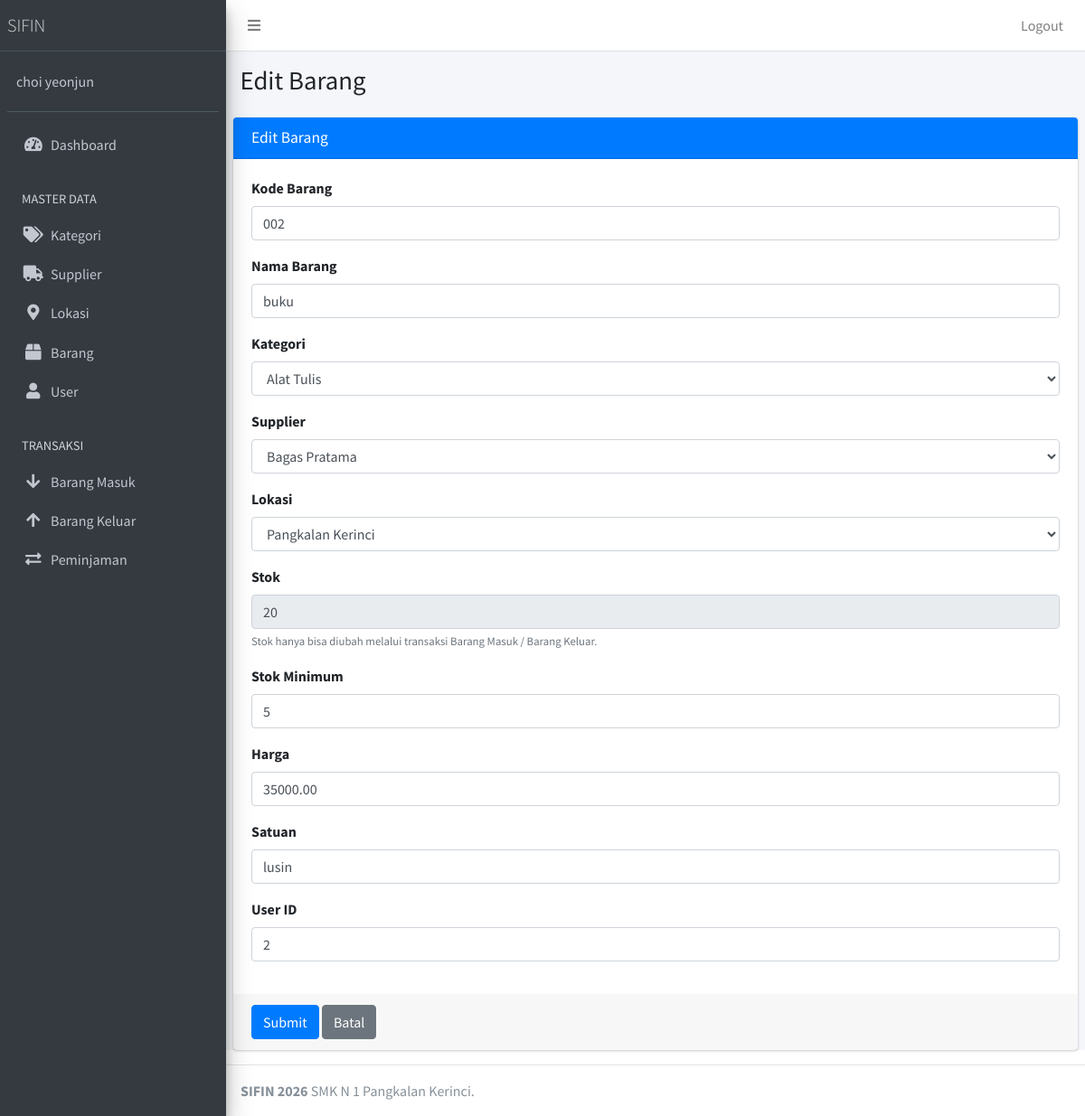
The app's page /public/barang/edit/3 (signed in) with its own data.
### tables this page shows
CREATE TABLE `barang` (
  `id_barang` int NOT NULL,
  `kode_barang` varchar(50) NOT NULL,
  `nama_barang` varchar(150) NOT NULL,
  `id_kategori` int NOT NULL,
  `id_supplier` int DEFAULT NULL,
  `id_lokasi` int DEFAULT NULL,
  `stok` int NOT NULL,
  `stok_minimum` int NOT NULL,
  `harga` decimal(15,2) NOT NULL,
  `satuan` varchar(30) NOT NULL,
  `id_user` int NOT NULL
);

CREATE TABLE `kategori` (
  `id_kategori` int NOT NULL,
  `nama_kategori` varchar(100) NOT NULL
);

CREATE TABLE `supplier` (
  `id_supplier` int NOT NULL,
  `nama_supplier` varchar(150) NOT NULL,
  `alamat` text NOT NULL,
  `hp` varchar(20) NOT NULL,
  `email` varchar(100) NOT NULL
);

CREATE TABLE `lokasi` (
  `id_lokasi` int NOT NULL,
  `nama_lokasi` varchar(100) NOT NULL
);

### app/core/Controller.php (called while the page is built, shortened)
<?php
class Controller {
    public function view($view, $data = [])
    {
        require_once '../app/views/'.$view.'.php';
    }
    public function model($model)
    {
        return new $model;
    }
}

### app/controllers/Barang.php (called while the page is built, shortened)
<?php
class Barang extends Controller
{
public function edit($id)
{
    $data['title']    = 'Edit Barang';
    $data['kategori']  = $this->model('KategoriModel')->getAllKategori();
    $data['supplier']  = $this->model('SupplierModel')->getAllSupplier();
    $data['lokasi']    = $this->model('LokasiModel')->getAllLokasi();
    $data['barang'] = $this->model('BarangModel')->getBarangById($id);
    $this->view('barang/edit', $data);
}
}

### app/core/App.php (called while the page is built, shortened)
<?php
class App{
	protected $method = 'index';
	protected $params = [];
	public function __construct(){
		$url = $this->parseURL();
		if(file_exists('../app/controllers/' . $url[0] . '.php')){
			unset($url[0]);
		}
		$this->controller = new $this->controller;
		if(isset($url[1])){
			if(method_exists($this->controller, $url[1])){
				$this->method = $url[1];
				unset($url[1]);
			}
		}
		if(!empty($url)){
			$this->params = array_values($url);
		}
		call_user_func_array([$this->controller, $this->method], $this->params);
	}
	public function parseURL(){
		if( isset($_GET['url'])){
			$url = rtrim($_GET['url'], '/');
			$url = filter_var($url, FILTER_SANITIZE_URL);
			$url = explode('/',$url);
			return $url;
		}
	}
}

### public/index.php (called while the page is built, shortened)
<?php
$app = new app;

### app/core/Database.php (called while the page is built, shortened)
<?php
class Database{
	private $host = DB_HOST;
	private $user = DB_USER;
	private $pass = DB_PASS;
	private $dbnm = DB_NAME;
	private $dbh;
	private $stmt;
	public function __construct()
	{
		$dsn = 'mysql:host='. $this->host .';dbname='. $this->dbnm;
		$option = [
			PDO::ATTR_PERSISTENT => true,
			PDO::ATTR_ERRMODE => PDO::ERRMODE_EXCEPTION
		];
		try{
			$this->dbh = new PDO($dsn,$this->user,$this->pass, $option);
		}catch(PDOException $e){
			die($e->getMessage());
		}
	}
	public function query($query)
	{
		$this->stmt = $this->dbh->prepare($query);
	}
	public function bind($param, $value, $type = null){
		if(is_null($type)){
			switch (true) {
				default:
					$type = PDO::PARAM_STR;
			}
		}
		$this->stmt->bindValue($param, $value, $type);
	}
	public function execute()
	{
		$this->stmt->execute();
	}
	public function resultSet()
	{
		$this->execute();
		return $this->stmt->fetchAll(PDO::FETCH_ASSOC);
	}
	public function single()
	{
		$this->execute();
		return $this->stmt->fetch(PDO::FETCH_ASSOC);
	}
}

### app/models/BarangModel.php (called while the page is built, shortened)
<?php
class BarangModel
{
    private $db;
    public function __construct()
    {
        $this->db = new Database;
    }
    private $baseQuery = "SELECT b.*, k.nama_kategori, s.nama_supplier, l.nama_lokasi
                           FROM barang b
                           LEFT JOIN kategori k ON b.id_kategori = k.id_kategori
                           LEFT JOIN supplier s ON b.id_supplier = s.id_supplier
                           LEFT JOIN lokasi l ON b.id_lokasi = l.id_lokasi";
    public function getBarangById($id)
    {
        $this->db->query($this->baseQuery . ' WHERE b.id_barang = :id');
        $this->db->bind(':id', $id);
        return $this->db->single();
    }
}

### app/models/KategoriModel.php (called while the page is built, shortened)
<?php
class KategoriModel
{
    private $table = 'kategori';
    private $db;
    public function __construct()
    {
        $this->db = new Database;
    }
    public function getAllKategori()
    {
        $this->db->query('SELECT * FROM ' . $this->table . ' ORDER BY id_kategori DESC');
        return $this->db->resultSet();
    }
}

### app/models/SupplierModel.php (called while the page is built, shortened)
<?php
class SupplierModel
{
    private $table = 'supplier';
    private $db;
    public function __construct()
    {
        $this->db = new Database;
    }
    public function getAllSupplier()
    {
        $this->db->query(
            "SELECT * FROM {$this->table}
             ORDER BY id_supplier DESC"
        );
        return $this->db->resultSet();
    }
}

### app/models/LokasiModel.php (called while the page is built, shortened)
<?php
class LokasiModel
{
    private $table = 'lokasi';
    private $db;
    public function __construct()
    {
        $this->db = new Database;
    }
    public function getAllLokasi()
    {
        $this->db->query(
            "SELECT * FROM {$this->table} ORDER BY id_lokasi DESC"
        );
        return $this->db->resultSet();
    }
}

### app/views/barang/edit.php (the view, shortened to what this page needs)
<div class="content-wrapper">
  <section class="content-header">
    <div class="container-fluid">
      <div class="row mb-2">
        <div class="col-sm-6">
          <h1><?= $data['title']; ?></h1>
        </div>
      </div>
    </div>
  </section>
  <section class="content">
    <div class="card card-primary">
      <div class="card-header">
        <h3 class="card-title"><?= $data['title']; ?></h3>
      </div>
      <form role="form" action="<?= base_url; ?>/barang/updateBarang" method="POST">
        <div class="card-body">
          <div class="form-group">
            <label>Kode Barang</label>
            <input type="text" class="form-control" name="kode_barang"
                   value="<?= htmlspecialchars($data['barang']['kode_barang']); ?>" required>
          </div>
          <div class="form-group">
            <label>Nama Barang</label>
            <input type="text" class="form-control" name="nama_barang"
                   value="<?= htmlspecialchars($data['barang']['nama_barang']); ?>" required>
          </div>
          <div class="form-group">
            <label>Kategori</label>
            <select name="id_kategori" class="form-control" required>
              <?php foreach ($data['kategori'] as $k): ?>
                <option value="<?= $k['id_kategori'] ?>"
                  <?= ($k['id_kategori'] == $data['barang']['id_kategori']) ? 'selected' : ''; ?>>
                  <?= $k['nama_kategori'] ?>
                </option>
              <?php endforeach; ?>
            </select>
          </div>
          <div class="form-group">
            <label>Supplier</label>
            <select name="id_supplier" class="form-control">
              <?php foreach ($data['supplier'] as $s): ?>
                <option value="<?= $s['id_supplier'] ?>"
                  <?= ($s['id_supplier'] == $data['barang']['id_supplier']) ? 'selected' : ''; ?>>
                  <?= $s['nama_supplier'] ?>
                </option>
              <?php endforeach; ?>
            </select>
          </div>
          <div class="form-group">
            <label>Lokasi</label>
            <select name="id_lokasi" class="form-control">
              <?php foreach ($data['lokasi'] as $l): ?>
                <option value="<?= $l['id_lokasi'] ?>"
                  <?= ($l['id_lokasi'] == $data['barang']['id_lokasi']) ? 'selected' : ''; ?>>
                  <?= $l['nama_lokasi'] ?>
                </option>
              <?php endforeach; ?>
            </select>
          </div>
          <div class="form-group">
            <label>Stok</label>
            <input type="number" class="form-control" name="stok"
                   value="<?= $data['barang']['stok']; ?>" readonly>
            <small class="text-muted">
              Stok hanya bisa diubah melalui transaksi Barang Masuk / Barang Keluar.
            </small>
          </div>
          <div class="form-group">
            <label>Stok Minimum</label>
            <input type="number" class="form-control" name="stok_minimum"
                   value="<?= $data['barang']['stok_minimum']; ?>" required>
          </div>
          <div class="form-group">
            <label>Harga</label>
            <input type="number" step="0.01" class="form-control" name="harga"
                   value="<?= $data['barang']['harga']; ?>" required>
          </div>
          <div class="form-group">
            <label>Satuan</label>
            <input type="text" class="form-control" name="satuan"
                   value="<?= htmlspecialchars($data['barang']['satuan']); ?>" required>
          </div>
          <div class="form-group">
            <label>User ID</label>
            <input type="text" class="form-control" name="id_user"
                   value="<?= htmlspecialchars($data['barang']['id_user']); ?>">
          </div>
        </div>
        <div class="card-footer">
          <button type="submit" class="btn btn-primary">Submit</button>
          <a href="<?= base_url; ?>/barang" class="btn btn-secondary">Batal</a>
        </div>
      </form>
    </div>
  </section>
</div>

### records on screen
barang: kode_barang "002", nama_barang "buku", id_kategori "Alat Tulis", id_supplier "Bagas Pratama", id_lokasi "Pangkalan Kerinci", stok "20", stok_minimum "5", harga "35000.00", satuan "lusin", id_user "2"

### other values on screen
$_SESSION['nama_lengkap'] "choi yeonjun"
$data['title'] "Edit Barang"
